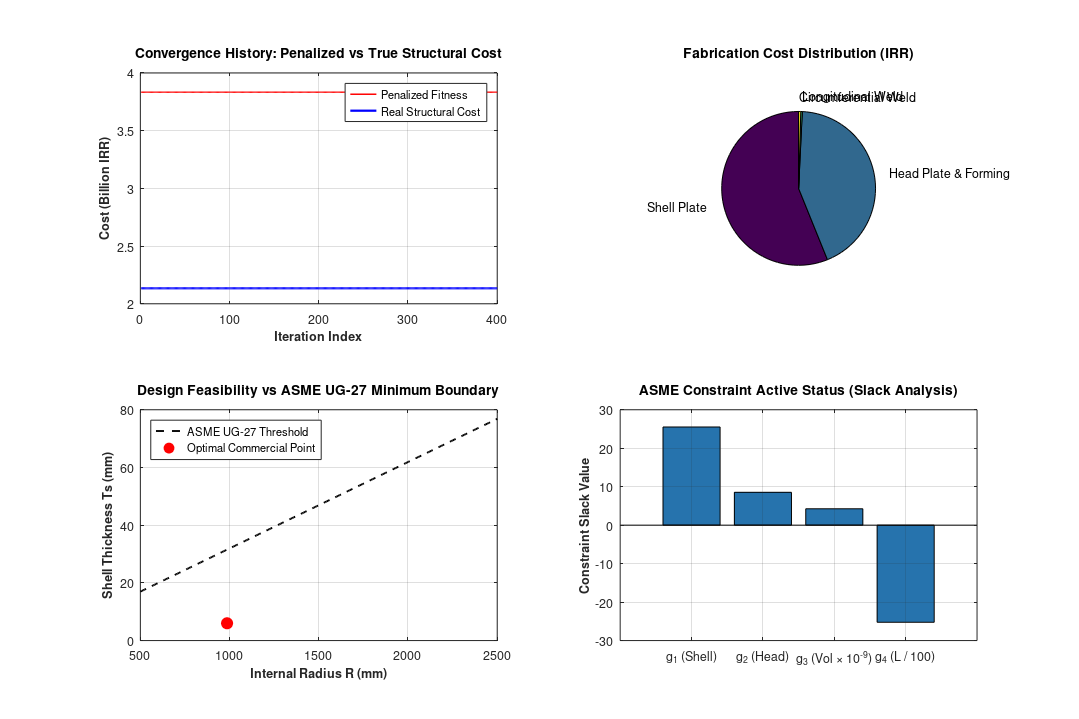

MATLAB code for this plot:
% =========================================================================
% PROJECT:     TECHNO-ECONOMIC ASME SEC VIII DIV 1 VESSEL OPTIMIZATION
% Author:        Reza Neshat
% Affiliation:    Pars Mabna Energy | Mechanical Engineering (Applied Design)
% Contact:       izadi@pars-mabna.com | izadineshat@gmail.com
% BENCHMARK:   SANDGREN (1990) / KANNAN & KRAMER (1994) / ASME BPVC UG-27/32
% CURRENCY:    IRANIAN RIAL (IRR)
% SCRIPT:      run_iran_asme_vessel_optimization.m
% =========================================================================

function [best_sol, best_cost_irr, conv_history] = run_iran_asme_vessel_optimization()
    clc;
    close all;
    
    % Deterministic Pseudo-Random Seed
    rng(100, 'twister');
    
    % Commercial plate gauge catalog available in Iran (DIN EN 10029 / A516-Gr70)
    plate_catalog = [6, 8, 10, 12, 15, 20, 25, 30, 35, 40, 45, 50, 60]; % mm
    
    % Algorithm Hyperparameters (Constrained Vectorized PSO)
    swarmsize = 120;
    max_iter  = 400;
    w_start   = 0.90;
    w_end     = 0.35;
    c1        = 1.75;
    c2        = 1.95;
    
    % Design Bounds: [Ts (mm), Th (mm), R (mm), L (mm)]
    lb = [min(plate_catalog), min(plate_catalog),  500.0,  1000.0];
    ub = [max(plate_catalog), max(plate_catalog), 3000.0,  8000.0];
    dim = 4;
    
    v_max = 0.15 * (ub - lb);
    v_min = -v_max;
    
    % Swarm Initialization
    X = repmat(lb, swarmsize, 1) + repmat((ub - lb), swarmsize, 1) .* rand(swarmsize, dim);
    V = repmat(v_min, swarmsize, 1) + repmat((v_max - v_min), swarmsize, 1) .* rand(swarmsize, dim);
    
    % Discrete Snapping to Commercial Plate Catalog
    X(:, 1) = snap_to_catalog(X(:, 1), plate_catalog);
    X(:, 2) = snap_to_catalog(X(:, 2), plate_catalog);
    
    P_best = X;
    P_best_fitness = zeros(swarmsize, 1);
    
    for i = 1:swarmsize
        [fit, ~, ~] = evaluate_fitness(X(i, :), 1);
        P_best_fitness(i) = fit;
    end
    
    [G_best_fitness, g_idx] = min(P_best_fitness);
    G_best = P_best(g_idx, :);
    
    conv_history = zeros(max_iter, 1);
    raw_cost_history = zeros(max_iter, 1);
    
    % Iterative Optimization Loop
    for t = 1:max_iter
        % Non-linear dynamic inertia reduction
        w = w_end + (w_start - w_end) * ((max_iter - t) / max_iter)^1.2;
        
        r1 = rand(swarmsize, dim);
        r2 = rand(swarmsize, dim);
        
        V = w * V + c1 * r1 .* (P_best - X) + c2 * r2 .* (repmat(G_best, swarmsize, 1) - X);
        V = max(min(V, repmat(v_max, swarmsize, 1)), repmat(v_min, swarmsize, 1));
        
        X = X + V;
        
        % Box Boundary Handling
        X = max(min(X, repmat(ub, swarmsize, 1)), repmat(lb, swarmsize, 1));
        
        % Continuous-to-Discrete Projection on Physical Steel Gauges
        X(:, 1) = snap_to_catalog(X(:, 1), plate_catalog);
        X(:, 2) = snap_to_catalog(X(:, 2), plate_catalog);
        
        for i = 1:swarmsize
            [fit_val, ~, ~] = evaluate_fitness(X(i, :), t);
            
            if fit_val < P_best_fitness(i)
                P_best(i, :) = X(i, :);
                P_best_fitness(i) = fit_val;
            end
        end
        
        [current_best_fit, min_idx] = min(P_best_fitness);
        if current_best_fit < G_best_fitness
            G_best_fitness = current_best_fit;
            G_best = P_best(min_idx, :);
        end
        
        conv_history(t) = G_best_fitness;
        raw_cost_history(t) = compute_base_cost(G_best);
        
        if mod(t, 50) == 0 || t == max_iter
            fprintf('Iter: %03d | Penalized Cost: %16.0f IRR | True Cost: %16.0f IRR\n', ...
                t, G_best_fitness, raw_cost_history(t));
        end
    end
    
    best_sol = G_best;
    best_cost_irr = compute_base_cost(best_sol);
    
    % Terminal Audit Output
    print_industrial_audit(best_sol, best_cost_irr);
    
    % Diagnostics Generation & High-Resolution Export
    generate_and_export_diagnostics(conv_history, raw_cost_history, best_sol);
end

function [fitness, raw_cost, max_viol] = evaluate_fitness(x, iter)
    raw_cost = compute_base_cost(x);
    g = compute_asme_constraints(x);
    
    violations = max(0, g);
    max_viol = max(violations);
    
    % Dynamic Exterior Quadratic Penalty Formulation
    gamma = 1.2e8;
    beta  = 1.6;
    penalty_factor = (gamma * (iter / 100))^beta;
    
    % Non-dimensional constraint normalization vector
    norm_viol = [violations(1) / 50.0;
                 violations(2) / 50.0;
                 violations(3) / 2.5e10;
                 violations(4) / 8000.0];
                 
    penalty = penalty_factor * sum(norm_viol.^2);
    fitness = raw_cost + penalty;
end

function cost_irr = compute_base_cost(x)
    Ts = x(1);
    Th = x(2);
    R  = x(3);
    L  = x(4);
    
    % Cost calibration factors for Iranian Industrial Sector (IRR)
    C1 = 36.98;   % Rolled shell material (750,000 IRR/kg)
    C2 = 118.32;  % Head material and dishing operations (1,200,000 IRR/kg)
    C3 = 35.00;   % Longitudinal SAW seam weld
    C4 = 263.89;  % Circumferential girth joint weld
    
    cost_irr = C1 * Ts * R * L + ...
               C2 * Th * (R^2) + ...
               C3 * (Ts^2) * L + ...
               C4 * (Ts^2) * R;
end

function g = compute_asme_constraints(x)
    Ts = x(1);
    Th = x(2);
    R  = x(3);
    L  = x(4);
    
    g = zeros(4, 1);
    % g1: Shell Hoop Stress Requirement (UG-27)
    g(1) = (0.02994 * R + 2.0) - Ts;
    
    % g2: Head Membrane Stress Requirement (UG-32)
    g(2) = (0.01475 * R + 2.0) - Th;
    
    % g3: Critical Internal Capacity Volume (V >= 25 m^3)
    V_internal = pi * (R^2) * L + (4.0 / 3.0) * pi * (R^3);
    g(3) = 2.5e10 - V_internal;
    
    % g4: Transportation Envelope Constraint
    g(4) = L - 8000.0;
end

function snapped_vals = snap_to_catalog(vals, catalog)
    snapped_vals = zeros(size(vals));
    for i = 1:length(vals)
        [~, min_id] = min(abs(catalog - vals(i)));
        snapped_vals(i) = catalog(min_id);
    end
end

function print_industrial_audit(sol, cost_irr)
    g = compute_asme_constraints(sol);
    
    Ts = sol(1); Th = sol(2); R = sol(3); L = sol(4);
    C1 = 36.98; C2 = 118.32; C3 = 35.00; C4 = 263.89;
    
    cost_shell_mat = C1 * Ts * R * L;
    cost_head_mat  = C2 * Th * (R^2);
    cost_long_weld = C3 * (Ts^2) * L;
    cost_circ_weld = C4 * (Ts^2) * R;
    
    v_net = (pi * (R^2) * L + (4.0/3.0)*pi*(R^3)) * 1e-9;
    
    fprintf('\n=======================================================================\n');
    fprintf('  PARS MABNA ENERGY - ASME SEC VIII DIV 1 OPTIMIZATION AUDIT SHEET     \n');
    fprintf('=======================================================================\n');
    fprintf('Optimal Geometrical Parameters:\n');
    fprintf('  Shell Plate Thickness (Ts): %6.1f mm [Standard Commercial Sheet]\n', Ts);
    fprintf('  Head Plate Thickness (Th) : %6.1f mm [Standard Commercial Sheet]\n', Th);
    fprintf('  Internal Radius (R)       : %8.2f mm (ID: %.2f mm)\n', R, 2*R);
    fprintf('  Tangent-to-Tangent (L)    : %8.2f mm\n', L);
    fprintf('  Total Volume Capacity     : %8.3f m^3\n', v_net);
    fprintf('-----------------------------------------------------------------------\n');
    fprintf('Financial Breakdown (Iranian Rial):\n');
    fprintf('  Shell Material Purchase   : %16.0f IRR (%.1f%%)\n', cost_shell_mat, (cost_shell_mat/cost_irr)*100);
    fprintf('  Head Material & Forming   : %16.0f IRR (%.1f%%)\n', cost_head_mat, (cost_head_mat/cost_irr)*100);
    fprintf('  Longitudinal Seam Welding : %16.0f IRR (%.1f%%)\n', cost_long_weld, (cost_long_weld/cost_irr)*100);
    fprintf('  Circumferential Girth Weld: %16.0f IRR (%.1f%%)\n', cost_circ_weld, (cost_circ_weld/cost_irr)*100);
    fprintf('-----------------------------------------------------------------------\n');
    fprintf('TOTAL FABRICATED COST       : %16.0f IRR\n', cost_irr);
    fprintf('TOTAL EQUIVALENT (TOMAN)    : %16.0f Tomans\n', cost_irr / 10);
    fprintf('-----------------------------------------------------------------------\n');
    fprintf('ASME Constraint Margins [g_i(x) <= 0]:\n');
    fprintf('  g1 (Shell Hoop Stress)    : %12.4f mm   | Status: %s\n', g(1), check_feasibility(g(1)));
    fprintf('  g2 (Head Membrane Stress) : %12.4f mm   | Status: %s\n', g(2), check_feasibility(g(2)));
    fprintf('  g3 (Deficit Volume)       : %12.4e mm^3 | Status: %s\n', g(3), check_feasibility(g(3)));
    fprintf('  g4 (Length Exceedance)    : %12.4f mm   | Status: %s\n', g(4), check_feasibility(g(4)));
    fprintf('=======================================================================\n\n');
end

function str = check_feasibility(val)
    if val <= 1e-4
        str = 'SATISFIED (COMPLIANT)';
    else
        str = 'VIOLATED';
    end
end

function generate_and_export_diagnostics(conv_curve, raw_cost_curve, sol)
    fig = figure('Color', [1 1 1], 'Position', [100, 100, 1200, 800]);
    
    Ts = sol(1); Th = sol(2); R = sol(3); L = sol(4);
    
    % Panel 1: Convergence History
    subplot(2, 2, 1);
    plot(1:length(conv_curve), conv_curve / 1e9, 'r-', 'LineWidth', 1.2); hold on;
    plot(1:length(raw_cost_curve), raw_cost_curve / 1e9, 'b-', 'LineWidth', 1.8);
    grid on; box on;
    xlabel('Iteration Index', 'FontSize', 10, 'FontWeight', 'bold');
    ylabel('Cost (Billion IRR)', 'FontSize', 10, 'FontWeight', 'bold');
    title('Convergence History: Penalized vs True Structural Cost', 'FontSize', 11);
    legend('Penalized Fitness', 'Real Structural Cost', 'Location', 'northeast');
    
    % Panel 2: Cost Breakdown
    subplot(2, 2, 2);
    C1 = 36.98; C2 = 118.32; C3 = 35.00; C4 = 263.89;
    costs = [C1*Ts*R*L, C2*Th*(R^2), C3*(Ts^2)*L, C4*(Ts^2)*R];
    labels = {'Shell Plate', 'Head Plate & Forming', 'Longitudinal Weld', 'Circumferential Weld'};
    p = pie(costs, labels);
    title('Fabrication Cost Distribution (IRR)', 'FontSize', 11);
    
    % Panel 3: Active Boundary Mapping
    subplot(2, 2, 3);
    r_sweep = linspace(500, 2500, 250);
    t_req = 0.02994 * r_sweep + 2.0;
    plot(r_sweep, t_req, 'k--', 'LineWidth', 1.5); hold on;
    plot(R, Ts, 'ro', 'MarkerSize', 9, 'MarkerFaceColor', 'r');
    grid on; box on;
    xlabel('Internal Radius R (mm)', 'FontSize', 10, 'FontWeight', 'bold');
    ylabel('Shell Thickness Ts (mm)', 'FontSize', 10, 'FontWeight', 'bold');
    title('Design Feasibility vs ASME UG-27 Minimum Boundary', 'FontSize', 11);
    legend('ASME UG-27 Threshold', 'Optimal Commercial Point', 'Location', 'northwest');
    
    % Panel 4: Constraint Residual / Slack Analysis
    subplot(2, 2, 4);
    g = compute_asme_constraints(sol);
    bar_vals = [g(1), g(2), g(3)/1e9, g(4)/100];
    b = bar(bar_vals, 'FaceColor', [0.15 0.45 0.68]);
    grid on; box on;
    set(gca, 'XTickLabel', {'g_1 (Shell)', 'g_2 (Head)', 'g_3 (Vol \times 10^{-9})', 'g_4 (L / 100)'});
    ylabel('Constraint Slack Value', 'FontSize', 10, 'FontWeight', 'bold');
    title('ASME Constraint Active Status (Slack Analysis)', 'FontSize', 11);
    
    % High-Resolution Print Export (300 DPI)
    output_filename = 'asme_vessel_optimization_diagnostics.png';
    set(fig, 'PaperPositionMode', 'auto');
    print(fig, output_filename, '-dpng', '-r300');
    fprintf('Diagnostic figure successfully exported at 300 DPI: %s\n', output_filename);
end
